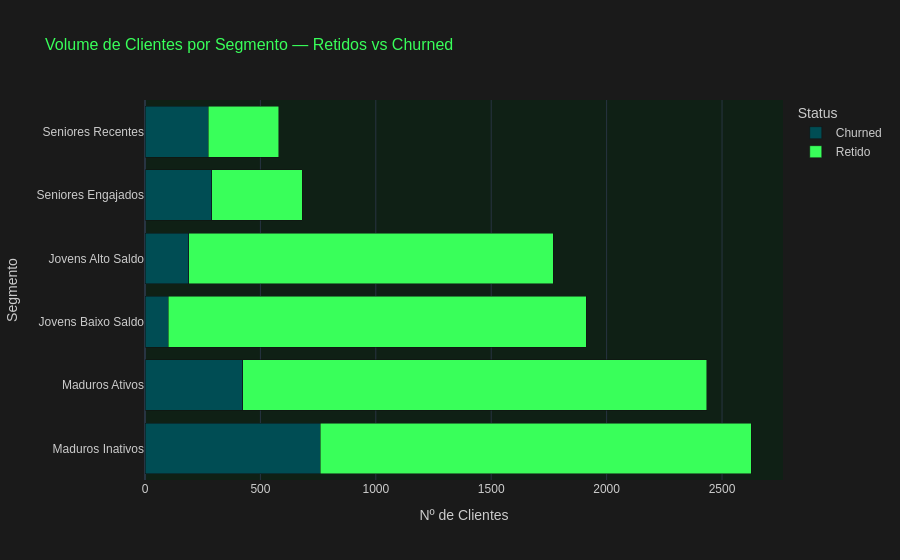

The notebook cell saved with this chart:
### Markdown cell above
## 2.4 Volume e composição dos segmentos

### Code cell
# Gráfico de barras empilhadas — volume de retidos vs churned por segmento
df_seg_status: pd.DataFrame = (
    df_bank_churn
    .groupby(['segmento', 'status_churn'])
    .agg(total=('customer_id', 'count'))
    .reset_index()
)

# Ordenar segmentos pelo volume total
ordem_segmentos: list[str] = (
    df_seg_status.groupby('segmento')['total']
    .sum()
    .sort_values(ascending=True)
    .index
    .tolist()
)

fig_vol_seg: go.Figure = px.bar(
    df_seg_status,
    x='total',
    y='segmento',
    color='status_churn',
    orientation='h',
    title='Volume de Clientes por Segmento — Retidos vs Churned',
    labels={'total': 'Nº de Clientes', 'segmento': 'Segmento', 'status_churn': 'Status'},
    color_discrete_map=COLOR_MAP_CHURN,
    category_orders={'segmento': ordem_segmentos},
    barmode='stack',
)
fig_vol_seg.update_layout(**LAYOUT_PADRAO)
fig_vol_seg.show()

### Figure 1 — Plotly figure (JSON) as saved in the notebook; plotly's stock layout.template omitted (floating-point values rounded to 4 significant figures)
{"data": [{"hovertemplate": "Status=Churned<br>Nº de Clientes=%{x}<br>Segmento=%{y}<extra></extra>", "legendgroup": "Churned", "marker": {"color": "#004D54", "pattern": {"shape": ""}}, "name": "Churned", "orientation": "h", "showlegend": true, "textposition": "auto", "type": "bar", "x": [190, 100, 424, 760, 290, 273], "xaxis": "x", "y": ["Jovens Alto Saldo", "Jovens Baixo Saldo", "Maduros Ativos", "Maduros Inativos", "Seniores Engajados", "Seniores Recentes"], "yaxis": "y"}, {"hovertemplate": "Status=Retido<br>Nº de Clientes=%{x}<br>Segmento=%{y}<extra></extra>", "legendgroup": "Retido", "marker": {"color": "#39FF5A", "pattern": {"shape": ""}}, "name": "Retido", "orientation": "h", "showlegend": true, "textposition": "auto", "type": "bar", "x": [1578, 1811, 2010, 1866, 392, 306], "xaxis": "x", "y": ["Jovens Alto Saldo", "Jovens Baixo Saldo", "Maduros Ativos", "Maduros Inativos", "Seniores Engajados", "Seniores Recentes"], "yaxis": "y"}], "layout": {"barmode": "stack", "font": {"color": "#CCCCCC", "family": "Arial", "size": 12}, "legend": {"title": {"text": "Status"}, "tracegroupgap": 0}, "paper_bgcolor": "#1A1A1A", "plot_bgcolor": "#0F2015", "title": {"font": {"color": "#39FF5A", "size": 16}, "text": "Volume de Clientes por Segmento — Retidos vs Churned"}, "xaxis": {"anchor": "y", "domain": [0, 1], "title": {"text": "Nº de Clientes"}}, "yaxis": {"anchor": "x", "categoryarray": ["Maduros Inativos", "Maduros Ativos", "Jovens Baixo Saldo", "Jovens Alto Saldo", "Seniores Engajados", "Seniores Recentes"], "categoryorder": "array", "domain": [0, 1], "title": {"text": "Segmento"}}}}
